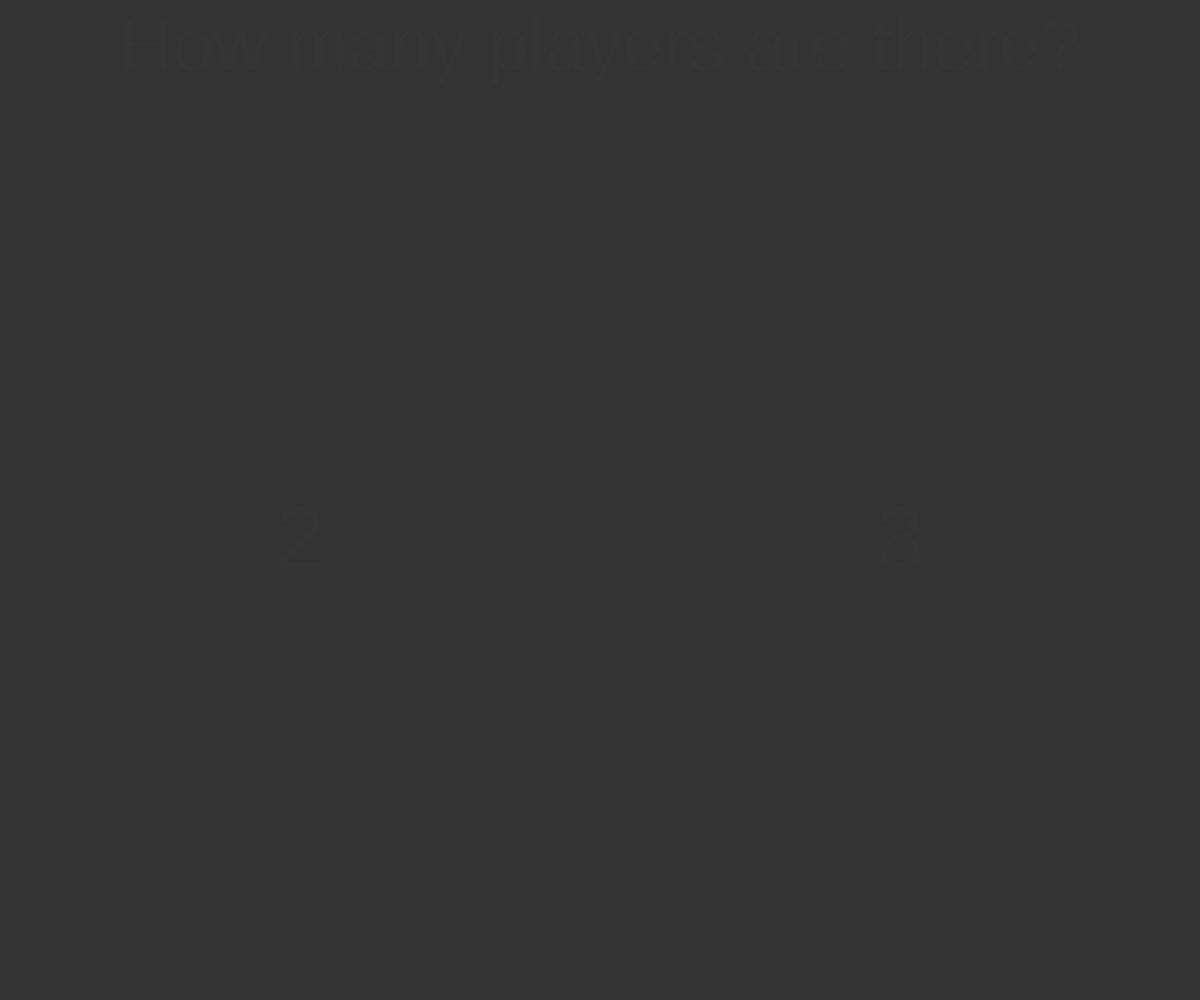
Frame 1 (no input)
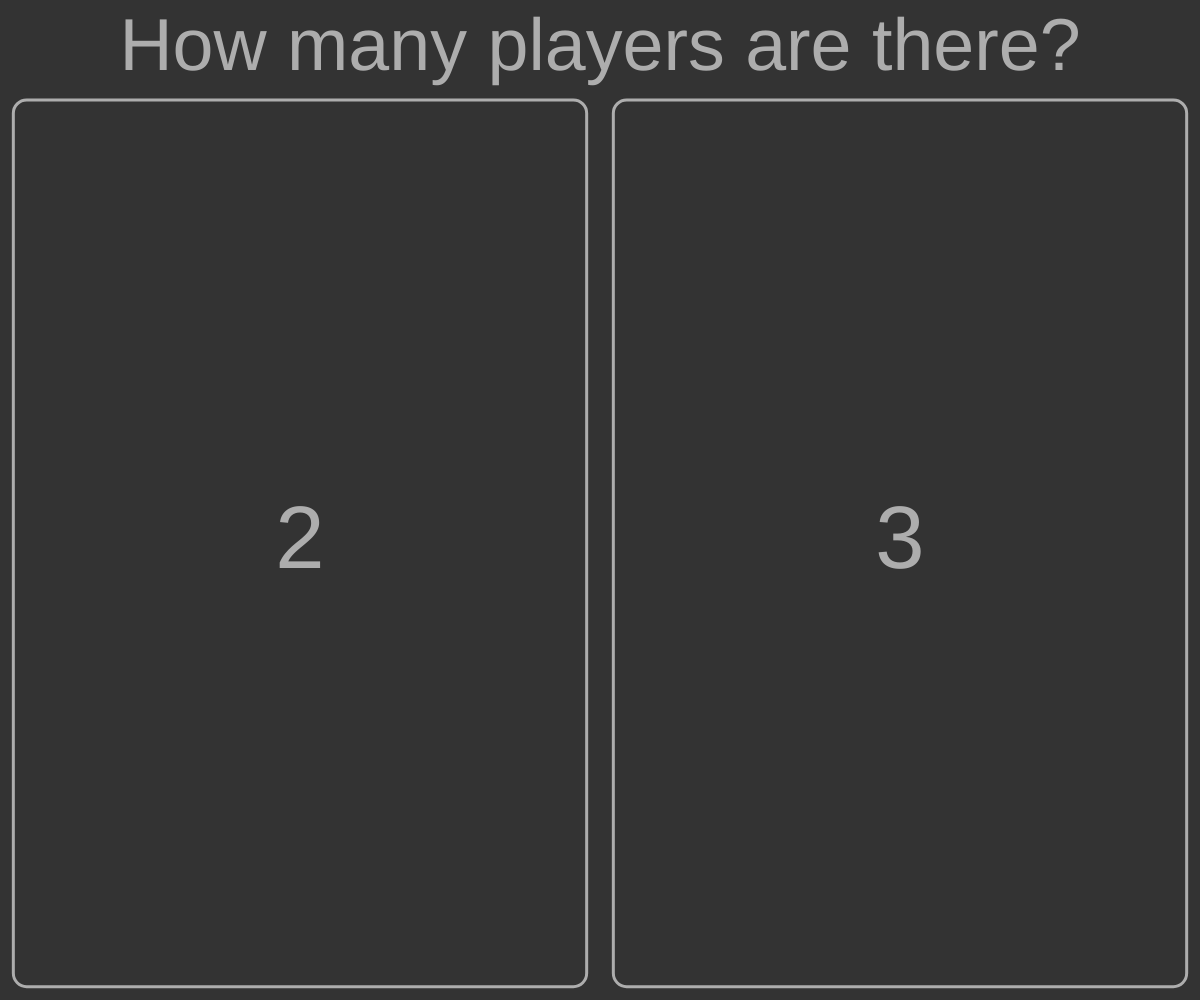
Frame 60 (no input)
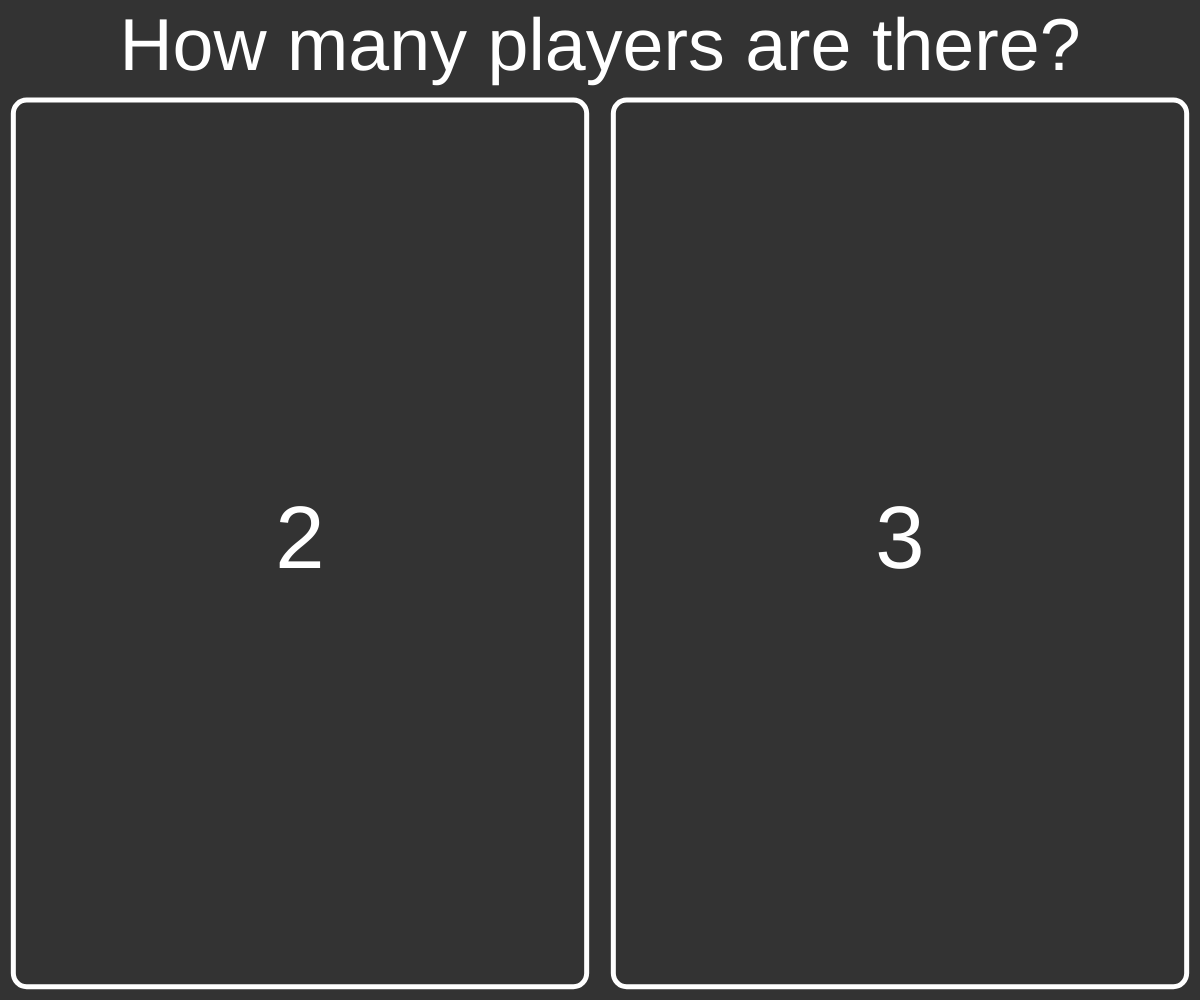
Frame 120 (the mouse pressed at the canvas centre since frame 60)

The p5.js sketch that drew these frames (run headless with seeded random() and noise() and a simulated clock; from frame 60 on, the mouse is pressed at the canvas centre):

// p5.js sketch
// ── sketch.js
let chosingPlayersButtonGap;
let buttonAlphaPercent;
let numberOfPlayers;
let numberOfCards;
let chosingCards;
let dealCardsStartFrame;
let finalYOfCards;
let confirmButtonAlpha;
let confirmed;
let canConfirm;
let oneIsHighlighted;
let valueSliderCreated;
let valueSlider;
let suitSliderCreated;
let suitSlider;
let frameConfirmed;

let deck;
let hand;

function setup() {
  createCanvas(windowWidth, windowHeight);
  angleMode(DEGREES);
  console.log("Width: " + width + "\nHeight: " + height);
  buttonAlphaPercent = 0;
  numberOfPlayers = 0;
  numberOfCards = 0;
  chosingPlayersButtonGap = height / 75;
  chosingCards = false;
  confirmed = false;
  canConfirm = false;
  oneIsHighlighted = false;
  confirmButtonAlpha = 0;
  dealCardsStartFrame = -1;
  finalYOfCards = -1;
  valueSliderCreated = false;
  suitSliderCreated = false;
  frameConfirmed = -1;
  deck = new Deck(true);
  hand = new Deck(false);
}

function draw() {
	background(51);
 	if (numberOfPlayers == 0 || buttonAlphaPercent > 0.01) {
  		if(numberOfPlayers == 0 && buttonAlphaPercent < 1) {
      		//This should be evenly divisable by 1
      		buttonAlphaPercent += 0.01;
    	}
    	//IF YOU CHANGE THESE, REMEMBER TO CHANGE THEM IN mousePressed() TOO
		let x = chosingPlayersButtonGap;
    	let y = height / 10;
    	let w = (width / 2) - x * 2;
    	let h = height - y - chosingPlayersButtonGap;
    	let curveRadius = chosingPlayersButtonGap;
    	drawNumberPlayerButton(x, y, w, h, curveRadius, "2");
    	drawNumberPlayerButton(width / 2 + x, y, w, h, curveRadius, "3");
    	textAlign(CENTER, CENTER);
    	let message = "How many players are there?";
    	let textSizeVar = 0;
    	textSize(textSizeVar);
    	while(textWidth(message) < width && textSizeVar < y) {
      		textSizeVar += 0.5;
      		textSize(textSizeVar);
    	}
    	textSize(textSizeVar * 0.8);
    	text(message, width / 2, y / 2);
    	if (numberOfPlayers != 0) {
      		//if decay rate is 0.9, it takes 44 frames
      		//use desmos to graph (0.9)^x > 0.01
      		buttonAlphaPercent *= 0.9;
    	}	
 	} else {
 		if(dealCardsStartFrame == -1) {dealCardsStartFrame = frameCount;}

    	let elapsedFrames = frameCount - dealCardsStartFrame;
    	let framesPerCard = 30;
    	let currentCard = int(elapsedFrames / framesPerCard);
      let amountToRotate = 360;
    	if(currentCard < numberOfCards) {
      		let framesIntoCardAnimation = elapsedFrames % framesPerCard;

      		let w = min(map(framesIntoCardAnimation, 0, (framesPerCard - 1) / 2, 0, width / 10), width / 10);
      		let h = w * 1.5;
      		let allCardsWidth = w * numberOfCards + (w / 2) * (numberOfCards - 1)
      		let x = (currentCard * (3 * w / 2)) + ((width - allCardsWidth) / 2) + w / 2;
      		let amountForCardsToSlide = height - ((h / 2) * 5 / 4);
      		let y = ((-pow(framesIntoCardAnimation - framesPerCard, 2)) / ((pow(framesPerCard, 2)) / (amountForCardsToSlide))) + (amountForCardsToSlide);

          let theta = ((-pow(framesIntoCardAnimation - framesPerCard, 2)) / ((pow(framesPerCard, 2)) / (amountToRotate))) + (amountToRotate);

      		hand.cards[currentCard]['position'] = createVector(x, y);
      		hand.cards[currentCard]['dimension'] = createVector(w, h);
      		hand.cards[currentCard]['theta'] = theta;
      		hand.cards[currentCard].show();

      		for(let i = currentCard - 1; i >= 0; i--) {
      			if(finalYOfCards == -1) {
      				finalYOfCards = hand.cards[i].position.y;
      			}
        		hand.cards[i].show();
      		}
	    } else {
	    	canConfirm = true;
	    	if(!confirmed) {
		      	for(let i = 0; i < numberOfCards; i++) {
		        	hand.cards[i].show();
		        	hand.cards[i].update(finalYOfCards, width / 20);
		      	}
		      	rectMode(CORNER);
		      	strokeWeight(height / 50);
		      	stroke(255, max(confirmButtonAlpha, 200));
		      	fill(255, confirmButtonAlpha);
		      	confirmButtonAlpha = constrain((confirmButtonAlpha + 10) - 20 * int(mouseIsInRectangle(chosingPlayersButtonGap * 4, chosingPlayersButtonGap * 4, width - chosingPlayersButtonGap * 8, height / 5)), 0, 255);
		      	rect(chosingPlayersButtonGap * 4, chosingPlayersButtonGap * 4, width - chosingPlayersButtonGap * 8, height / 5, width / 40);
		      	textAlign(CENTER, CENTER);
		      	noStroke();
		      	textSize(height / 8);
		      	fill(255 - confirmButtonAlpha);
		      	text("Confirm Cards", width / 2, chosingPlayersButtonGap * 4 + (height / 5) / 2);

		      	if(oneIsHighlighted) {
		      		let highlightedCard;
		      		for(let i = 0; i < hand.cards.length; i++) {
		      			if(hand.cards[i].isHighlighted) {
		      				highlightedCard = hand.cards[i];
		      				break;
		      			}
		      		}
		      		if(!valueSliderCreated) {
			      		valueSlider = createSlider(1, 13, highlightedCard.rawValue(), 0);
			      		valueSlider.show();
			      		valueSlider.position(chosingPlayersButtonGap * 4, chosingPlayersButtonGap * 4 + (height / 4));
			      		valueSlider.style("width", (width - chosingPlayersButtonGap * 8).toString() + "px");
			      		valueSliderCreated = true;
			      	} else {
			      		let valueAsString;
			      		switch(int(valueSlider.value())) {
			      			case 11:
			      				valueAsString = "J";
			      				break;
			      			case 12:
			      				valueAsString = "Q";
			      				break;
			      			case 13:
			      				valueAsString = "K";
			      				break;
			      			default:
			      				valueAsString = int(valueSlider.value()).toString();
			      		}
			      		highlightedCard.card =  valueAsString + highlightedCard.suit().charAt(0);
			      	}

			      	let suits = ["S", "H", "C", "D"];
			      	if(!suitSliderCreated) {
			      		suitSlider = createSlider(0, 3, suits.indexOf(highlightedCard.suit().charAt(0)), 0);
			      		suitSlider.show();
			      		suitSlider.position(chosingPlayersButtonGap * 4, chosingPlayersButtonGap * 8 + (height / 4));
			      		suitSlider.style("width", (width - chosingPlayersButtonGap * 8).toString() + "px");
			      		suitSliderCreated = true;
			      	} else {
			      		highlightedCard.card = highlightedCard.card.substring(0, highlightedCard.card.length == 3 ? (2) : (1)) + suits[int(suitSlider.value() + 0.5)];
			      	}

              suits = ["♠", "♥", "♣", "♦"];
              stroke(255);
              strokeWeight(height / 120);
              textAlign(CENTER, TOP);
              for(let i = 0; i < suits.length; i++) {
                fill(color(int(i % 2 != 0) * 255, 0, 0));
                textSize(height / 10);
                text(suits[i], map(i, 0, suits.length - 1, chosingPlayersButtonGap * 4 + textWidth(suits[0]) / 2, chosingPlayersButtonGap * 4 + (width - chosingPlayersButtonGap * 8) - textWidth(suits[0]) / 2), chosingPlayersButtonGap * 8 + (height / 4) + 50);
              }
			      }
	      	} else {

	      		let framesSinceConfirmation = frameCount - frameConfirmed;
	      		let transitionDuration = 60;

	      		for(let i = 0; i < numberOfCards; i++) {
	      			hand.cards[i].show();
	      		}

	      		if(framesSinceConfirmation <= transitionDuration) {
	      			for(let i = 0; i < numberOfCards; i++) {
			        	let s = finalYOfCards;
			        	let e = height / 2;
			        	let yThing = (((s - e) / (2)) * (cos((framesSinceConfirmation) / ((transitionDuration) / (180))))) + ((s + e) / (2));
			        	hand.cards[i].updatePurelyHighlight(yThing, width / 20);
			      	}
            }
          }
        }
      }
}

function mouseClicked() {
	if(canConfirm && !confirmed) {
		if(mouseIsInRectangle(chosingPlayersButtonGap * 4, chosingPlayersButtonGap * 4, width - chosingPlayersButtonGap * 8, height / 5, width / 40)) {
			confirmed = true;
			canConfirm = false;
			frameConfirmed = frameCount;
			suitSlider.hide();
      valueSlider.hide();

      let bestDiscardsArray = HandDecider.bestDiscards(hand);
      //the stuff should be done here
      for(let i = 0; i < numberOfCards; i++) {
      	hand.cards[i].isHighlighted = false;
      }
      for(let i = 0; i < bestDiscardsArray.length; i++) {
        hand.cards[bestDiscardsArray[i]].isHighlighted = true;
      }
		}
	} else {
    confirmed = false;
    canConfirm = true;
    suitSlider.show();
    valueSlider.show();
    valueSlider.value(hand.cards[0].rawValue());
    let suits = ["S", "H", "C", "D"];
    suitSlider.value(suits.indexOf(hand.cards[0].suit().toUpperCase().charAt(0)));
    for(let i = 0; i < hand.cards.length; i++) {
      hand.cards[i].isHighlighted = i == 0;
    }
  } 
}

function mousePressed() {
 	if (numberOfPlayers == 0) {
	    let x = chosingPlayersButtonGap;
	    let y = height / 10;
	    let w = (width / 2) - x * 2;
	    let h = height - y - chosingPlayersButtonGap;
	    let aButtonHasBeenPressed = false;
	    if (mouseIsInRectangle(x, y, w, h)) {
	      numberOfPlayers = 2;
	      aButtonHasBeenPressed = true;
	    }
	    if (mouseIsInRectangle(width / 2 + x, y, w, h)) {
	      numberOfPlayers = 3;
	      aButtonHasBeenPressed = true;
	    }
	    if(aButtonHasBeenPressed) {
	      numberOfCards = numberOfPlayers == 3 ? 5 : 6;
	      console.log("\nPlayers: " + numberOfPlayers);
	      console.log("Each Player Gets " + numberOfCards + " Cards\n");
	      for(let i = 0; i < numberOfCards; i++) {
	        deck.dealRandomCardTo(hand);
	      }
	    }
 	} else {
 		oneIsHighlighted = false;
 		for(let i = 0; i < hand.cards.length; i++) {
 			if(hand.cards[i].mouseIsOverCard()) {
 				hand.cards[i].isHighlighted = true;
        valueSlider.value(hand.cards[i].rawValue());
        let suits = ["S", "H", "C", "D"];
        suitSlider.value(suits.indexOf(hand.cards[i].suit().toUpperCase().charAt(0)));
 			} else {
 				let clickedOnOne = false;
 				for(let j = 0; j < hand.cards.length; j++) {
 					if(hand.cards[j].mouseIsOverCard()) {
 						clickedOnOne = true;
 						break;
 					}
 				}
 				hand.cards[i].isHighlighted = !clickedOnOne && hand.cards[i].isHighlighted;
 			}
 			if(hand.cards[i].isHighlighted) {
 				oneIsHighlighted = true;
 			}
 		}
  	}
}

function drawNumberPlayerButton(x, y, w, h, gap, label) {
	noFill();
	stroke(255, buttonAlphaPercent * 255);
	strokeWeight(buttonAlphaPercent * (height / 200));
	if (mouseIsInRectangle(x, y, w, h, gap)) {
		let distanceX = abs(mouseX - (x + w / 2));
	    let percentX = map(distanceX, 0, w / 2, 1, 0);

	    let distanceY = abs(mouseY - (height / 2));
	    let percentY = map(distanceY, 0, (height / 2) - gap, 1, 0);
	  	fill(255, buttonAlphaPercent * 100 * percentX * percentY);
	}
	rect(x, y, w, h, gap);

	noStroke();
	fill(255, buttonAlphaPercent * 255);
	textSize(h / 10);
	textAlign(CENTER, CENTER);
	text(label, x + w / 2, y + h / 2);
}

function mouseIsInRectangle(x, y, w, h) {
  if (mouseX >= x && mouseX <= x + w) {
    if (mouseY >= y && mouseY <= y + h) {
      return true;
    }
  }
  return false;
}

class HandDecider {
  static bestDiscards(hand) {
    let c = [...hand.cards];

    if(c.length == 5) {
      console.log("Recognized 5 cards in hand");

      let scoresForEachCard = new Array(c.length);
      for(let i = 0; i < scoresForEachCard.length; i++) {
        scoresForEachCard[i] = 0;
      }

      let restOfCards = new Deck(true);
      for(let i = 0; i < c.length; i++) {
        restOfCards.removeCard(c[i]);
      }

      for(let i = 0; i < c.length; i++) {
        let handWithoutCard = new Deck(false);
        for(let add = 0; add < c.length; add++) {
          handWithoutCard.addCard(c[add]);
        }
        handWithoutCard.removeCard(c[i]);
        for(let j = 0; j < restOfCards.cards.length; j++) {
          scoresForEachCard[i] += HandScorer.score(restOfCards.cards[j], handWithoutCard);
          handWithoutCard.removeCard(restOfCards.cards[j]);
        }
      }
      return [scoresForEachCard.indexOf(Math.max(...scoresForEachCard))];

    } else {

      let scoresForEachPair = new Array(15);
      for(let i = 0; i < scoresForEachPair.length; i++) {
        scoresForEachPair[i] = 0;
      }

      let restOfCards = new Deck(true);
      for(let i = 0; i < c.length; i++) {
        restOfCards.removeCard(c[i]);
      }

      let manualCounter = 0;
      for(let first = 0; first < c.length - 1; first++) {
        for(let second = first + 1; second < c.length; second++) {

          let handWithoutCards = new Deck(false);
          for(let j = 0; j < c.length; j++) {
            handWithoutCards.addCard(c[j]);
          }
          handWithoutCards.removeCard(c[first]);
          handWithoutCards.removeCard(c[second]);

          for(let i = 0; i < restOfCards.cards.length; i++) {
            scoresForEachPair[manualCounter] += HandScorer.score(restOfCards.cards[i], handWithoutCards);
            handWithoutCards.removeCard(restOfCards.cards[i]);
          }
          manualCounter++;

        }
      }

      let indexOfMaximum = scoresForEachPair.indexOf(Math.max(...scoresForEachPair));
      manualCounter = 0;
      for(let first = 0; first < c.length - 1; first++) {
        for(let second = first + 1; second < c.length; second++) {
          if(manualCounter == indexOfMaximum) {
            return [first, second];
          }
          manualCounter++;
        }
      }
      console.log("YOU DO NOT WANT TO SEE THIS");
    }
  }
}

class HandScorer {

  static score(draw, hand) {
    if(hand.cards.length != 4) {
      throw "There is not 5 cards in hand. Cannot score... (first)"
    }

    let total = 0;
    total += this.pointsFromKnobs(draw, hand);

    hand.addCard(draw);
    hand = this.sortedCardsFromArray(hand);

    if(hand.cards.length != 5) {
      throw "There is not 5 cards in hand. Cannot score... (second)"
    }

    total += this.pointsFromPairs(hand);
    total += this.pointsFromFifteens(hand); 
    total += this.pointsFromFlush(hand);
    total += this.pointsFromRuns(hand);

    if(false) {
      console.log("Points From Pairs: " + this.pointsFromPairs(hand));
      console.log("Points From 15s: " + this.pointsFromFifteens(hand));
      console.log("Points From Flush: " + this.pointsFromFlush(hand));
      console.log("Points From Runs: " + this.pointsFromRuns(hand));
      console.log("Hand: " + hand.printShort());
      console.log("Points: " + total); 
    }

    return total;
  }

  //  This works!
  static sortedCardsFromArray(hand) {
    let toReturn = [];

    for(let current = 0; current < hand.cards.length; current++) {
      if(toReturn.length == 0) {
        toReturn.push(hand.cards[current]);
      } else {
        let i = 0;
        while(i < toReturn.length && hand.cards[current].rawValue() > toReturn[i].rawValue()) {
          i++;
        }
        toReturn.splice(i, 0, hand.cards[current]);
      }
    }
    let sorted = new Deck(false);
    for(let i = 0; i < toReturn.length; i++) {
      sorted.addCard(toReturn[i]);
    }
    return sorted;
  }

  static pointsFromRuns(hand) {
    let total = 0;

    let shouldCheckIndex = [];

    for(let i = 0; i < hand.cards.length; i++) {
      //don't check the last two because there is no 
      //possible way those can be a run of 3 or more
      shouldCheckIndex.push(i < hand.cards.length - 2);
    }

    for(let currentCardIndex = 0; currentCardIndex < hand.cards.length; shouldCheckIndex[currentCardIndex] = false, currentCardIndex++) {
      if(shouldCheckIndex[currentCardIndex]) {

        let currentCardValue = hand.cards[currentCardIndex].rawValue();
        let currentStreak = 1;

        //think of this as a "not checked" list
        let bufferIndexArray = []
        for(let fillBuffer = 0; fillBuffer < hand.cards.length; fillBuffer++) {
            bufferIndexArray.push(true);
        }
        let duplicateMultiplier = 1;
        let valueOfFirstDuplicate = -1;
        let multipleDuplicates = false;
        for(let futureCardIndex = currentCardIndex + 1; futureCardIndex < hand.cards.length + 1; futureCardIndex++) {
          if(futureCardIndex < hand.cards.length && hand.cards[futureCardIndex].rawValue() == currentCardValue) {
            duplicateMultiplier++;
            if(valueOfFirstDuplicate != -1 && valueOfFirstDuplicate != currentCardValue) {
              multipleDuplicates = true;
            }
            valueOfFirstDuplicate = currentCardValue;
            continue;
          }
          if(futureCardIndex < hand.cards.length && hand.cards[futureCardIndex].rawValue() == currentCardValue + 1) {
            currentStreak++;
            currentCardValue++;
            bufferIndexArray[futureCardIndex] = false;
          } else {
            if(currentStreak >= 3) {
              total += (currentStreak * (duplicateMultiplier + int(multipleDuplicates)));
              for(let b = 0; b < bufferIndexArray.length; b++) {
                if(shouldCheckIndex[b] && !bufferIndexArray[b]) {
                  shouldCheckIndex[b] = false;
                }
              }
            } else {
              currentStreak = 0;
            }
            break;
          }
        }
        
      }
    }

    return total;
  }

  static pointsFromFlush(hand) {
    let suitOfFlush = hand.cards[0].suit().toLowerCase();
    for(let i = 1; i < hand.cards.length; i++) {
      if(hand.cards[i].suit().toLowerCase() != suitOfFlush) {
        return 0;
      }
    }
    return hand.cards.length;
  }

  static numbersBetweenWithout(start, end, without) {
    let toReturn = [];
    let current = start;
    while(current <= end) {
      if(current != without) {
        toReturn.push(current);
      }
      current++;
    }
    return toReturn;
  }

  static createFifteensPossibleCombos() {
    let toReturn = [];
    for(let i = 0; i <= 4; i++) {
      toReturn.push(this.numbersBetweenWithout(0, 4, i));
    }
    for(let first = 0; first <= 3; first++) {
      for(let second = first + 1; second <= 4; second++) {
        toReturn.push([first, second]);
      }
    }
    for(let first = 0; first <= 2; first++) {
      for(let second = first + 1; second <= 3; second++) {
        for(let third = second + 1; third <= 4; third++) {
          toReturn.push([first, second, third]);
        }
      }
    }
    return toReturn;
  }

  static pointsFromFifteens(hand) {
    let total = 0;
    let indexesOfPossibleFifteens = this.createFifteensPossibleCombos();
    for(let i = 0; i < indexesOfPossibleFifteens.length; i++) {
      let currentSetArray = indexesOfPossibleFifteens[i];
      let currentSum = 0;
      for(let j = 0; j < currentSetArray.length; j++) {
        currentSum += hand.cards[currentSetArray[j]].value();
        if(currentSum > 15) {
          break;
        }
      }
      total += int(currentSum == 15) * 2;
    }
    return total;
  }

  static pointsFromKnobs(draw, hand) {
    for(let i = 0; i < hand.cards.length; i++) {
      if(hand.cards[i].valueName().toLowerCase() == "jack") {
        if(hand.cards[i].suit().toLowerCase() == draw.suit().toLowerCase()) {
          return 1;
        }
      }
    }
    return 0;
  }

  static pointsFromPairs(hand) {
    let total = 0;
    for(let first = 0; first < hand.cards.length - 1; first++) {
      for(let second = first + 1; second < hand.cards.length; second++) {
        if(hand.cards[first].valueName() == hand.cards[second].valueName()) {
          total += 2;
        }
      }
    }
    return total;
  }
}

// ── Card.js
class Card {
  
  constructor(c) {
    this.card = c;
    this.position = createVector(0, 0);
    this.dimension = createVector(width / 10, width * 0.15);
    this.theta = 0;
    this.highlightPercent = 0;
    this.isHighlighted = false;
  }

  //Returns an integer amount that represents how much the card 
  //is worth according to the rules of Cribbage
  value() {
    let valueLiteral = this.card.substring(0, this.card.length == 2 ? 1 : 2);
    if (valueLiteral.toLowerCase().charAt(0) == "a") {
      return 1;
    }
    if (isNaN(valueLiteral)) {
      return 10;
    }
    return parseInt(valueLiteral);
  }

  rawValue() {
    if(this.value() < 10) {
      return this.value();
    }
    switch(this.valueName().toLowerCase()) {
      case "jack":
        return 11;
      case "queen":
        return 12;
      case "king":
        return 13;
      default:
        return 10;
    }
  }

  //Returns a String that represents the name of the card in English
  valueName() {
    if (this.value() > 1 && this.value() < 10) {
      return this.value().toString();
    }
    switch (this.card.toLowerCase().substring(0, this.card.length == 2 ? 1 : 2)) {
      case "a":
        return "Ace";
      case "j":
        return "Jack"
      case "q":
        return "Queen";
      case "k":
        return "King";
      case "1":
        return "Ace";
      case "10":
        return "10";
      default:
        return "Something went wrong..."
    }
  }

  valueNameShort() {
    if(isNaN(this.valueName())) {
      return this.valueName().charAt(0);
    }
    return this.valueName();
  }

  //Returns a String that represents the suit of the card in English
  suit() {
    switch(this.card.toLowerCase().substring(this.card.length == 2 ? 1 : 2)) {
      case "s":
        return "Spades";
      case "h":
        return "Hearts";
      case "d":
        return "Diamonds";
      case "c":
        return "Clubs";
      default:
        return "Something went wrong..."
    }
  }

  suitShort() {
    switch(this.card.toLowerCase().substring(this.card.length == 2 ? 1 : 2)) {
      case "s":
        return "♠";
      case "h":
        return "♥";
      case "d":
        return "♦";
      case "c":
        return "♣";
      default:
        return "Something went wrong..."
    }
  }

  //Returns a String that represents the card in English
  print() {
     return this.valueName() + " of " + this.suit(); 
  }

  printShort() {
    return this.valueName() + this.suitShort();
  }

  update(basicY, amountMove) {
    if(!this.isHighlighted) {
      if(this.mouseIsOverCard()) {
        this.highlightPercent += (1 - this.highlightPercent) * 0.1;
      } else {
        this.highlightPercent -= (this.highlightPercent) * 0.1;
      }
      //I don't think you need this next line, but I put it in as a safeguard
      this.highlightPercent = constrain(this.highlightPercent, 0, 1);
    } else {
      this.highlightPercent += (1 - this.highlightPercent) * 0.1;
    }
    this.position.y = basicY - this.highlightPercent * amountMove;
  }

  updatePurelyHighlight(basicY, amountMove) {
    if(this.isHighlighted) {
      this.highlightPercent += (1 - this.highlightPercent) * 0.1;
    } else {
      this.highlightPercent -= (this.highlightPercent) * 0.1;
    }
    //I don't think you need this next line, but I put it in as a safeguard
    this.highlightPercent = constrain(this.highlightPercent, 0, 1);
    this.position.y = basicY - this.highlightPercent * amountMove;
  }

  mouseIsOverCard() {
    if (mouseX >= this.position.x - this.dimension.x / 2 && mouseX <= this.position.x + this.dimension.x / 2) {
      if (mouseY >= this.position.y - this.dimension.y / 2 && mouseY <= this.position.y + this.dimension.y / 2) {
        return true;
      }
    }
    return false;
  }

  show() {
    noStroke();
    fill(255);
    rectMode(CENTER);
    push();
    translate(this.position.x, this.position.y);
    rotate(this.theta);
    rect(0, 0, this.dimension.x, this.dimension.y, this.dimension.x / 12);
    fill(color(int((this.suitShort() == "♥" || this.suitShort() == "♦")) * 255, 0, 0));
    textAlign(CENTER, CENTER);
    textSize(this.dimension.x / 2);
    text(this.suitShort(), 0, 0);
    fill(0);
    textAlign(LEFT, TOP);
    textSize(this.dimension.x / 4);
    text(this.valueNameShort(), -this.dimension.x / 2 + this.dimension.x / 20, -this.dimension.y / 2 + this.dimension.x / 20);
    rotate(180);
    text(this.valueNameShort(), -this.dimension.x / 2 + this.dimension.x / 20, -this.dimension.y / 2 + this.dimension.x / 20);
    pop();
  }
  
  
}
// ── Deck.js
class Deck {

  constructor(shouldStartFull) {
    this.cards = new Array(0);
    if (shouldStartFull) {
      let suits = ["S", "H", "C", "D"];
      let extra = ["J", "Q", "K"];
      for (var suitIndex = 0; suitIndex < suits.length; suitIndex++) {
        this.cards.push(new Card("A" + suits[suitIndex]));
        for (let value = 2; value <= 10; value++) {
          this.cards.push(new Card(value.toString() + suits[suitIndex]));
        }
        for (let faceCardIndex = 0; faceCardIndex < extra.length; faceCardIndex++) {
          this.cards.push(new Card(extra[faceCardIndex] + suits[suitIndex]));
        }
      }
    }
  }

  shuffle() {
    for (var i = this.cards.length - 1; i >= 0; i--) {
      var j = Math.floor(Math.random() * (i + 1));
      var temp = this.cards[i];
      this.cards[i] = this.cards[j];
      this.cards[j] = temp;
    }
  }

  dealRandomCardTo(otherDeck) {
    this.shuffle();
    otherDeck.cards.push(this.cards.pop());
  }

  addCard(cardToAdd) {
    this.cards.push(cardToAdd);
  }

  removeCard(cardToRemove) {
    for(let i = 0; i < this.cards.length; i++) {
      if(this.cards[i].card == cardToRemove.card) {
        return this.cards.splice(i, 1);
      }
    }
    return "Cannot Remove Card. Card Not Found.";
  }

  print() {
    let toReturn = "[";
    for(let i = 0; i < this.cards.length - 1; i++) {
      toReturn += this.cards[i].print() + ", ";
    }
    return toReturn + this.cards[this.cards.length - 1].print() + "]";
  }

  printShort() {
    let toReturn = "[";
    for(let i = 0; i < this.cards.length - 1; i++) {
      toReturn += this.cards[i].printShort() + ", ";
    }
    return toReturn + this.cards[this.cards.length - 1].printShort() + "]";
  }

}
